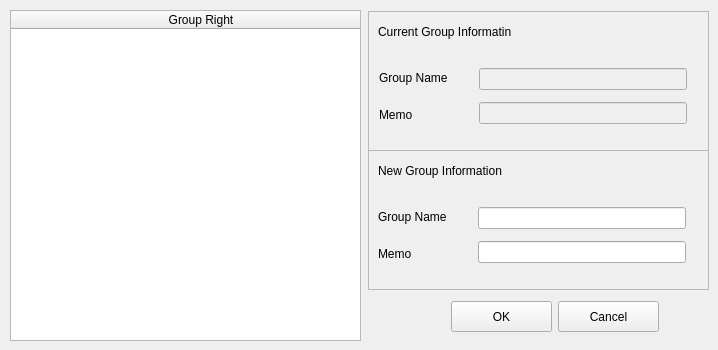
   <widget class="QWidget" name="tab">
    <attribute name="title">
     <string>Modify Group</string>
    </attribute>
    <widget class="QPushButton" name="ButModGroupOK">
     <property name="geometry">
      <rect>
       <x>451</x>
       <y>301</y>
       <width>101</width>
       <height>31</height>
      </rect>
     </property>
     <property name="text">
      <string>OK</string>
     </property>
    </widget>
    <widget class="QFrame" name="frame8">
     <property name="geometry">
      <rect>
       <x>368</x>
       <y>150</y>
       <width>341</width>
       <height>140</height>
      </rect>
     </property>
     <property name="frameShape">
      <enum>QFrame::StyledPanel</enum>
     </property>
     <property name="frameShadow">
      <enum>QFrame::Plain</enum>
     </property>
     <widget class="QLabel" name="textLabel21">
      <property name="geometry">
       <rect>
        <x>10</x>
        <y>10</y>
        <width>180</width>
        <height>21</height>
       </rect>
      </property>
      <property name="text">
       <string>New Group Information</string>
      </property>
      <property name="wordWrap">
       <bool>false</bool>
      </property>
     </widget>
     <widget class="QLabel" name="textLabel24">
      <property name="geometry">
       <rect>
        <x>10</x>
        <y>51</y>
        <width>98</width>
        <height>31</height>
       </rect>
      </property>
      <property name="text">
       <string>Group Name</string>
      </property>
      <property name="wordWrap">
       <bool>false</bool>
      </property>
     </widget>
     <widget class="QLabel" name="textLabel25">
      <property name="geometry">
       <rect>
        <x>10</x>
        <y>88</y>
        <width>98</width>
        <height>31</height>
       </rect>
      </property>
      <property name="text">
       <string>Memo</string>
      </property>
      <property name="wordWrap">
       <bool>false</bool>
      </property>
     </widget>
     <widget class="QLineEdit" name="EditModGroupNameNew">
      <property name="geometry">
       <rect>
        <x>110</x>
        <y>57</y>
        <width>208</width>
        <height>22</height>
       </rect>
      </property>
     </widget>
     <widget class="QLineEdit" name="EditModGroupMemoNew">
      <property name="geometry">
       <rect>
        <x>110</x>
        <y>91</y>
        <width>208</width>
        <height>22</height>
       </rect>
      </property>
     </widget>
    </widget>
    <widget class="QFrame" name="frame7">
     <property name="geometry">
      <rect>
       <x>368</x>
       <y>11</y>
       <width>341</width>
       <height>140</height>
      </rect>
     </property>
     <property name="frameShape">
      <enum>QFrame::StyledPanel</enum>
     </property>
     <property name="frameShadow">
      <enum>QFrame::Plain</enum>
     </property>
     <widget class="QLabel" name="textLabel20">
      <property name="geometry">
       <rect>
        <x>10</x>
        <y>10</y>
        <width>190</width>
        <height>21</height>
       </rect>
      </property>
      <property name="text">
       <string>Current Group Informatin</string>
      </property>
      <property name="wordWrap">
       <bool>false</bool>
      </property>
     </widget>
     <widget class="QLabel" name="textLabel22">
      <property name="geometry">
       <rect>
        <x>11</x>
        <y>51</y>
        <width>98</width>
        <height>31</height>
       </rect>
      </property>
      <property name="text">
       <string>Group Name</string>
      </property>
      <property name="wordWrap">
       <bool>false</bool>
      </property>
     </widget>
     <widget class="QLabel" name="textLabel23">
      <property name="geometry">
       <rect>
        <x>11</x>
        <y>88</y>
        <width>98</width>
        <height>31</height>
       </rect>
      </property>
      <property name="text">
       <string>Memo</string>
      </property>
      <property name="wordWrap">
       <bool>false</bool>
      </property>
     </widget>
     <widget class="QLineEdit" name="EditModGroupName">
      <property name="enabled">
       <bool>false</bool>
      </property>
      <property name="geometry">
       <rect>
        <x>111</x>
        <y>57</y>
        <width>208</width>
        <height>22</height>
       </rect>
      </property>
     </widget>
     <widget class="QLineEdit" name="EditModGroupMemo">
      <property name="enabled">
       <bool>false</bool>
      </property>
      <property name="geometry">
       <rect>
        <x>111</x>
        <y>91</y>
        <width>208</width>
        <height>22</height>
       </rect>
      </property>
     </widget>
    </widget>
    <widget class="QPushButton" name="ButModGroupCancel">
     <property name="geometry">
      <rect>
       <x>558</x>
       <y>301</y>
       <width>101</width>
       <height>31</height>
      </rect>
     </property>
     <property name="text">
      <string>Cancel</string>
     </property>
    </widget>
    <widget class="QTableWidget" name="listViewModGroup">
     <property name="geometry">
      <rect>
       <x>10</x>
       <y>10</y>
       <width>351</width>
       <height>331</height>
      </rect>
     </property>
     <attribute name="horizontalHeaderDefaultSectionSize">
      <number>380</number>
     </attribute>
     <column>
      <property name="text">
       <string>Group Right</string>
      </property>
     </column>
    </widget>
   </widget>
